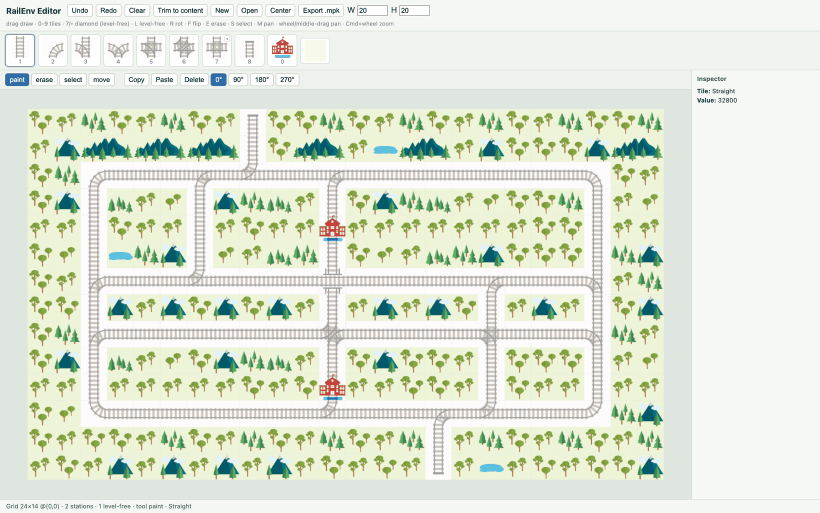
#> input picture docs/hero.png, 1640 x 1025 px (shown at 1/2 size)
$ python -i screenshot_web.py   (imports and definitions only)
#> lines starting #> are read from the running program, lines starting #| are printed output that depends on the picture
"""Capture README screenshots of the web editor with a headless browser.

Serves ``web/`` locally, loads a map through the editor's own Open path, and
writes PNGs into ``docs/``. Uses the installed Google Chrome via Playwright's
``chrome`` channel, so no Chromium download is required.

Run:  uv run --extra dev python tools/screenshot_web.py
"""
from __future__ import annotations

import functools
import http.server
import socketserver
import threading
from pathlib import Path

ROOT = Path(__file__).resolve().parents[1]
WEB = ROOT / "web"
DOCS = ROOT / "docs"


# [68 lines left out: functions _serve, _fit_view, main, _downscale, not called in this run]


def _trim(path: Path, pad: int = 8) -> None:
    """Crop the uniform background border (the canvas AIR margin)."""
#> called with path = '../docs/hero.png', pad = 8
    from PIL import Image, ImageChops

    img = Image.open(path).convert("RGBA")
    bg = img.getpixel((0, 0))
#> bg = (244, 247, 244, 255)
    diff = ImageChops.difference(img.convert("RGB"), Image.new("RGB", img.size, bg[:3]))
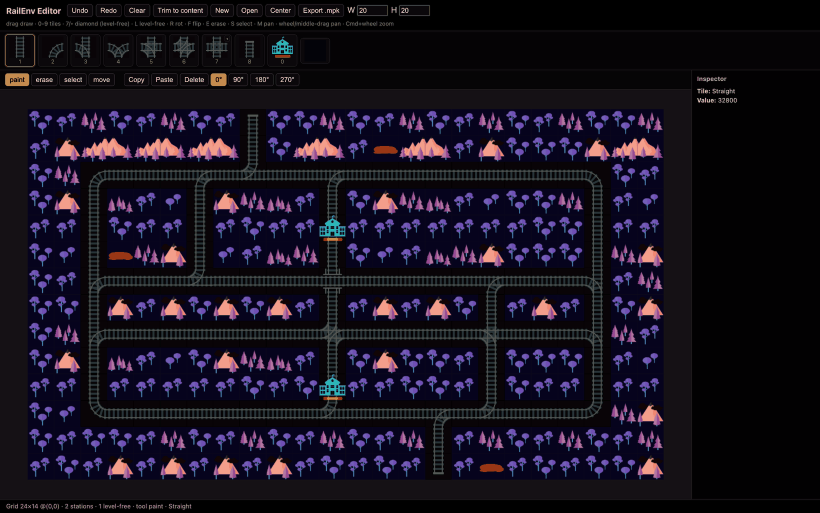
#> diff: PIL image 1640x1025 RGB (shown at 1/2 size); mean R, G, B 23.3, 17.9, 31.3
    bbox = diff.getbbox()
#> bbox = (0, 6, 1640, 1022)
    if bbox is None:
        return
    x0, y0, x1, y1 = bbox
#> x0 = 0; y0 = 6; x1 = 1640; y1 = 1022
    img.crop((max(0, x0 - pad), max(0, y0 - pad), min(img.width, x1 + pad), min(img.height, y1 + pad))).save(path)


# [2 lines not run here, left out]

>>> result = _trim('../docs/hero.png')
